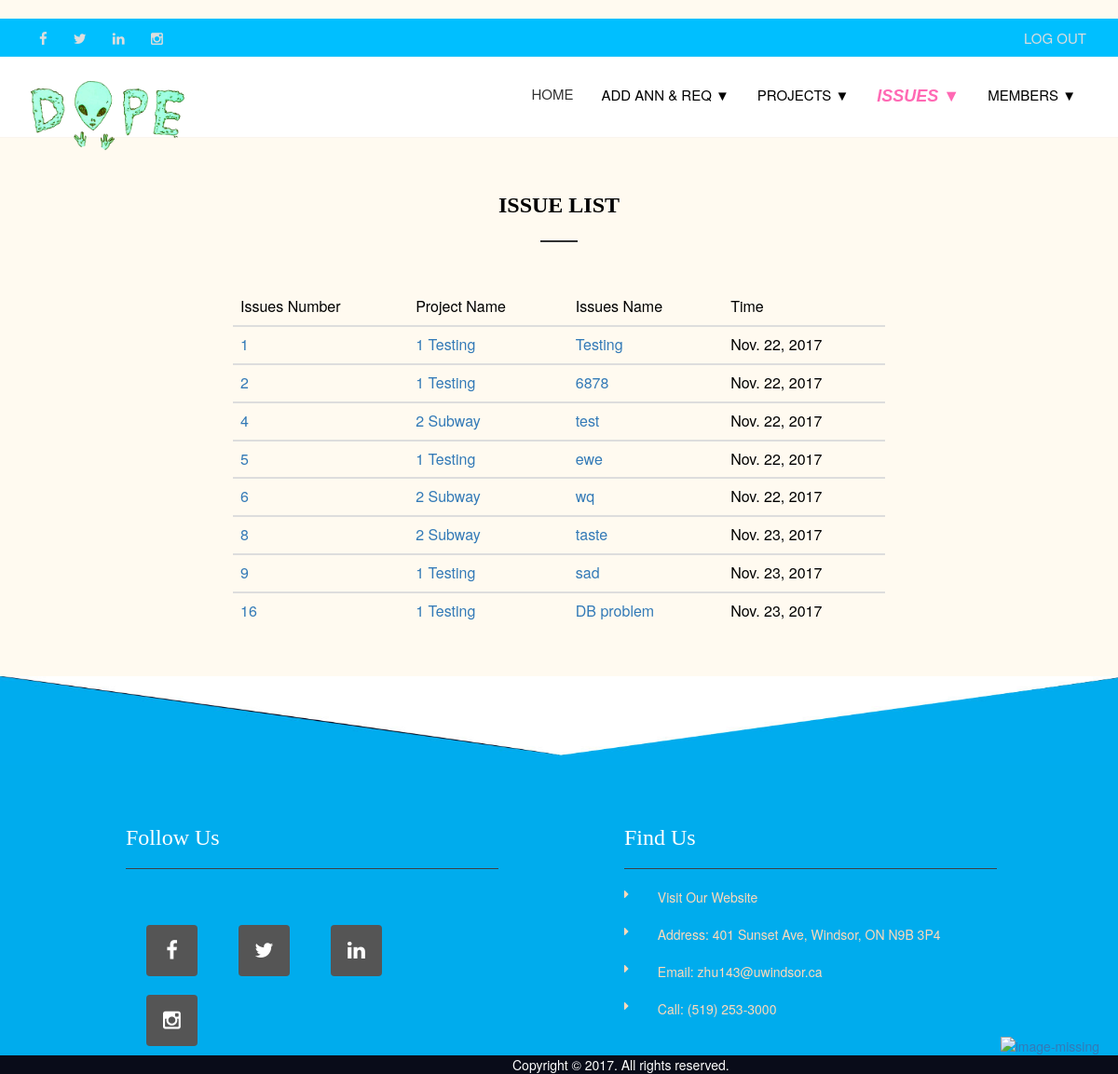
Page /myapp/issues_list/ (signed in) on the committed database.
### myapp/models.py (models this page shows, shortened)
class Issue(models.Model):
    project = models.ForeignKey(Project)
    title = models.CharField(max_length=1000)
    description = models.CharField(max_length=100000)
    author = models.ForeignKey(User)
    date =  models.DateField()

class Project(models.Model):
    project_no = models.IntegerField(primary_key=True)
    members = models.ManyToManyField(Member,blank=True)
    name = models.CharField(max_length=50)
    leader = models.CharField(max_length=50)
    start_date = models.DateField()
    end_date = models.DateField()
    Communication = 0
    Planning = 1
    Modeling = 2
    Construction = 3
    Deployment = 4
    phase_choice = (
        (0, 'Communication'),
        (1, 'Planning'),
        (2, 'Modeling'),
        (3, 'Construction'),
        (4, 'Deploylment')
    )
    phase = models.IntegerField(default=0, choices=phase_choice)
    description = models.CharField(max_length=100000)
    def __str__(self):
        return str(self.project_no)+'  '+ self.name

### myapp/views.py (the view)
def Issues_list(request):
    if request.user.username == 'mica':
        issue_list = Issue.objects.all()
    elif Member.objects.filter(email=request.user.email).exists():
        P_no = Member.objects.filter(email=request.user.email).values_list('project_no')
        issue_list = Issue.objects.filter(project=P_no)
    else:
        issue_list = None
    return render(request, 'management/issues_list.html', {'issue_list':issue_list})

### myapp/templates/management/issues_list.html (shortened to what this page needs)
﻿{% extends 'management/base1.html' %}
{% block body_block %}
    <head>
    </head>
    <section class="contact_page">
        <div class="container">
            <div class="row">
                <div class="col-sm-6 col-sm-offset-3 m-t-50">
                    <h1 class="underline heading"><b>ISSUE LIST</b></h1>
                </div>
            </div>
        </div>
    </section>
    <div class="container2">
        <table class="table table-hover">
        {% if issue_list %}
            <thead>
            <tr>
                <th>Issues Number</th>
                <th>Project Name</th>
                <th>Issues Name</th>
                <th>Time</th>
            </tr>
            </thead>
            {% for obj in issue_list %}
                <tbody class="tbody1">
                <tr class="">
                    <td><a href="{% url 'myapp:issues_detail' obj.id %}">{{ obj.id }}</a></td>
                    <td><a href="{% url 'myapp:issues_detail' obj.id %}">{{ obj.project }}</a></td>
                    <td><a href="{% url 'myapp:issues_detail' obj.id %}">{{ obj.title }}</a></td>
                    <td>{{ obj.date }}</td>
                </tr>
                </tbody>
            {% endfor %}
        {% else %}
            <br><div style="font-size: larger;text-align: center">There are no issues!</div>
        {% endif %}
        </table>
    </div>
{% endblock %}

### myapp/static/myapp/css/custom.css (style rules this page uses)
body, div, dl, dt, dd, ul, ol, li, h1, h2, h3, h4, h5, h6, pre, code, form, fieldset, legend, input, textarea, p, blockquote, th, td { margin: 0; padding: 0; }
table { border-collapse: collapse; border-spacing: 0; }
address, caption, cite, code, dfn, em, strong, th, var { font-style: normal; font-weight: normal; }
caption, th { text-align: left; }
h1, h2, h3, h4, h5, h6 { font-size: x-large; font-weight: normal; font-family: "Bookman Old Style"; }
article, aside, details, figcaption, figure, footer, header, hgroup, nav, section, summary { display: block; }
a { text-decoration: none; }
body { color: black; background-color: floralwhite; }
h2, h1 { line-height: 46px; }
.section-top-50, .m-t-50 { margin-top: 50px; }
.m-t-50 { margin-top: 50px; }
.heading:after, .heading1:after { border-top: 2px solid #303030; display: block; width: 40px; content: ""; }
.heading.underline:after, .heading2.underline2:after { margin: 15px auto 0; }
.heading { text-align: center; }
.container2 { margin: 50px auto; width: 700px; text-align: left; }

### rows in the picture
Issue: id "1", project "1 Testing", title "Testing", date "Nov. 22, 2017"
Issue: id "2", project "1 Testing", title "6878", date "Nov. 22, 2017"
Issue: id "4", project "2 Subway", title "test", date "Nov. 22, 2017"
Issue: id "5", project "1 Testing", title "ewe", date "Nov. 22, 2017"
Issue: id "6", project "2 Subway", title "wq", date "Nov. 22, 2017"
Issue: id "8", project "2 Subway", title "taste", date "Nov. 23, 2017"
Issue: id "9", project "1 Testing", title "sad", date "Nov. 23, 2017"
Issue: id "16", project "1 Testing", title "DB problem", date "Nov. 23, 2017"
